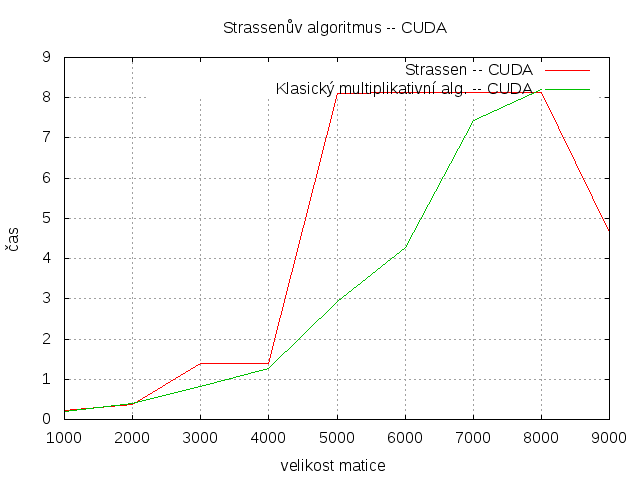

Generate this figure with gnuplot:
set term png
set output "cuda-strassen.png"
set grid  xtics ytics
set   autoscale                        # scale axes automatically
unset log                              # remove any log-scaling
unset label                            # remove any previous labels
set xtic auto                          # set xtics automatically
set ytic auto                          # set ytics automatically
set title "Strassenův algoritmus -- CUDA"
set xlabel "velikost matice"
set ylabel "čas"

plot "cuda-strassen.log" using 1:2 title 'Strassen -- CUDA' with line, "../cuda/cuda" using 1:2 title 'Klasický multiplikativní alg. -- CUDA' with line
